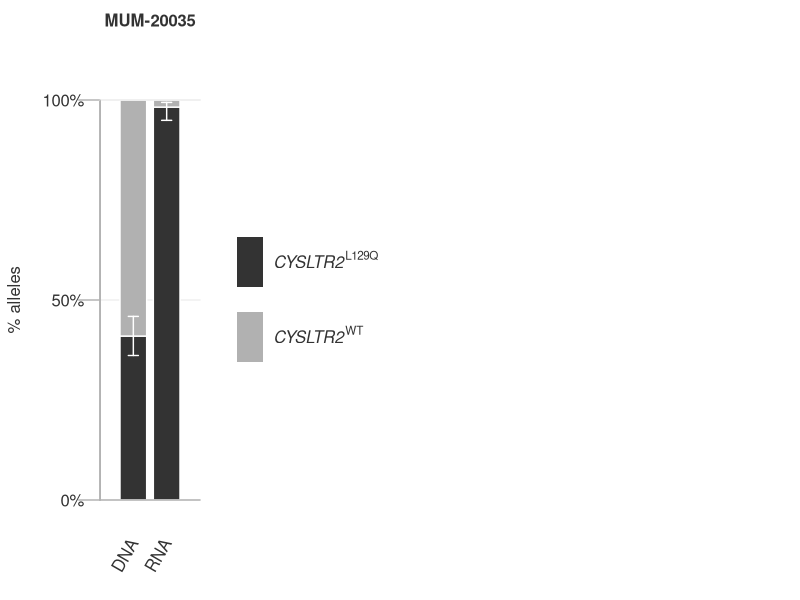

Recreate this plot in R.





result_file = paste0("fig-3abc/fig-3c.png")
png(result_file, res=600, width=4400, height=2000)  
par(mar=c(5,5,5,5))
ylim = c(0,1)
xlim = c(0,18)
plot(type="n",
     x = xlim,
     y = ylim,
     axes = F,
     ylab="",
     xlab="",
     main = "",
     bty = "l", 
     xaxs = "i", 
     yaxs = "i")

yat = seq(from=ylim[1],to=ylim[2],by=0.5)
segments(xlim[1],yat,2+1,col="#eeeeee",lwd=1.4,xpd=T)

#segments(xat,ylim[1],xat,ylim[2],col="#eeeeee",lwd=1.4,xpd=T)
segments(xlim[1],ylim[1],xlim[1],ylim[2],xpd=T,col="#B1B1B1",lwd=1.4)

axis(side = 2,at=yat,las=2,labels=rep("",length(yat)),col.ticks = "#b1b1b1",col = "#b1b1b1", tck = -0.053,lwd=1.4)
axis(side = 2,at=yat,las=2,labels=c("0%","50%","100%"), lwd=0, col.axis="#333333",line=-0.23)
mtext(text = "% alleles", side = 2, line=3.8,col="#333333")  

#####
i = 1
data = c(.409836,.36125,.459)

x=i-0.5
rect(x+0.1,0,x+0.9,data[1],border="white",col="#333333", lwd=1.4) 
rect(x+0.1,data[1],x+0.9,1,border="white",col="#b1b1b1", lwd=1.4) 
arrows(x+0.5, data[2], x+0.5, data[3], length=0.05, angle=90, code=3, col="white", xpd=T, lwd=1.4)
text(x+0.5, -0.1, srt=60, adj=1, col="#333333", labels="DNA", xpd=T)  

i = 2
mo = 166
ro = 3
p1 = mo/(mo+ro)
x=i-0.5
rect(x+0.1,0,x+0.9,p1,border="white",col="#333333", lwd=1.4) 
rect(x+0.1,p1,x+0.9,1,border="white",col="#b1b1b1", lwd=1.4) 
ci = Hmisc::binconf(mo, mo+ro, 0.05)[2:3]
arrows(x+0.5, ci[1], x+0.5, ci[2], length=0.05, angle=90, code=3, col="white", xpd=T, lwd=1.4)
text(x+0.5, -0.1, srt=60, adj=1, col="#333333", labels="RNA", xpd=T)  
text(1.5, 1.2, col="#333333", labels="MUM-20035", xpd=T, font=2)  

segments(xlim[1],1,2+1,col="#eeeeee",lwd=1.4,xpd=T)
segments(xlim[1],0,2+1,col="#b1b1b1",lwd=1.4,xpd=T)
segments(c(0),0,c(0),1, col="#b1b1b1", lwd=1.4)

y = .5625+0.03125
rect(x+2.6,y-0.0625,x+3.4,y+0.0625,col="#333333", border=NA,xpd=T)
text(x+3.4,y,col="#333333", labels = substitute(paste(italic('CYSLTR2')^"L129Q")), pos=4, xpd=T)

y=0.4375-0.03125
rect(x+2.6,y-0.0625,x+3.4,y+0.0625,col="#b1b1b1", border=NA,xpd=T)
text(x+3.4,y,col="#333333", labels = substitute(paste(italic('CYSLTR2')^"WT")), pos=4, xpd=T)


dev.off()
